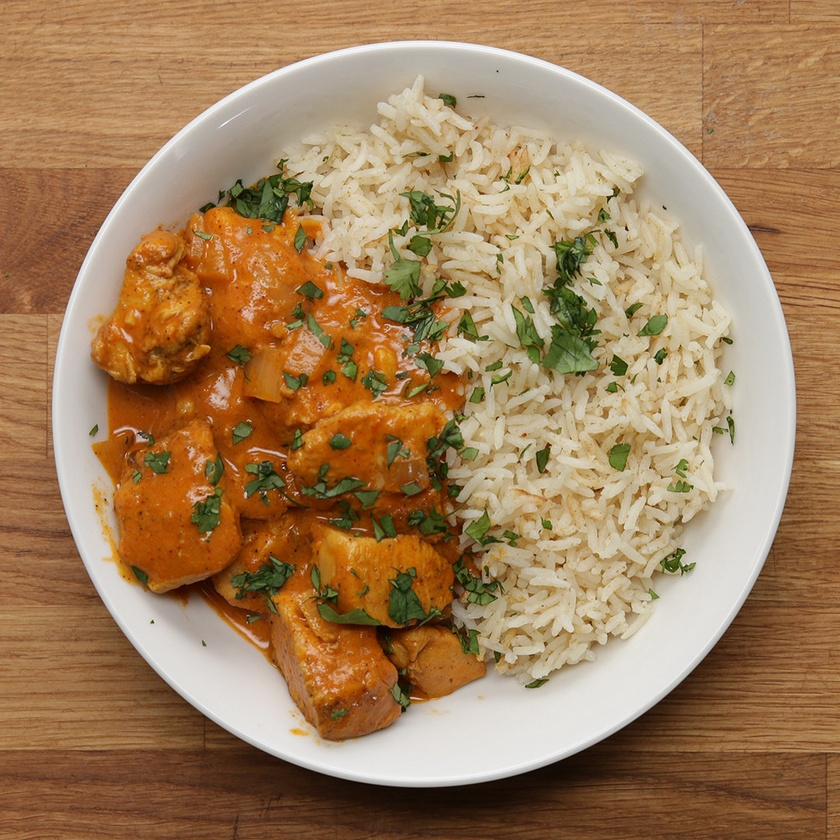
#> input picture data/test_dish.jpg, 840 x 840 px, shrunk from 1080 x 1080 before the run
$ python -i plate_detection.py   (imports and definitions only)
#> lines starting #> are read from the running program, lines starting #| are printed output that depends on the picture; after the words box and inside, x2 and y2 are one past the last pixel; in counts of white or black regions, pixels touching at a corner belong together
import math
import cv2 as cv
import numpy as np

import matplotlib.pyplot as plt

from skimage import transform
from skimage import data, io
from skimage.color import rgb2gray, gray2rgb
from skimage.util import img_as_float, img_as_ubyte
from skimage.feature import canny
from skimage.filters import sobel
from skimage.transform import hough_ellipse, hough_circle
from skimage.draw import ellipse_perimeter


class PlateDetector:
    """
    A class to detect plates in an image.

    Attributes:
        img (array): The input image.
        plate_coords (array): Coordinates of the found plate.
        plate_mask (array): Boolean mask representing the plate.
        out_img_mask (array): Image with the plate contour drawn.
        out_img_contour (array): Image with masked background.

    Methods:
        __call__(img): Returns the detected plate for the given image.
        detect_plate(img): Detects the plate in the given image and returns its coordinates and mask.
        save_result(path, type="contour"): Saves the processed image to the specified path based on the type.
    """

    def __init__(self):
        self.img = None             # Input image
        self.plate_coords = None    # Coordinates of the found plate
        self.plate_mask = None      # Boolean mask representing the plate
        self.out_img_mask = None    # Image with the plate contour drawed
        self.out_img_contour = None # Image with masked background


    def __call__(self, image, display=False):
        self.display = display
        self.image = image
        return self.detect_plate_circular()


    def detect_plate_circular(self):
        """
        Detects the plate in the given image and returns its coordinates and mask.

        Args
            img (array): The input image.

        Returns:
            tuple: A tuple containing the plate coordinates and mask.
        """

        # Compute average gradient magnitude using Sobel
        gray_image = cv.cvtColor(self.image, cv.COLOR_BGR2GRAY)
        grad_x = cv.Sobel(gray_image, cv.CV_64F, 1, 0, ksize=3)
        grad_y = cv.Sobel(gray_image, cv.CV_64F, 0, 1, ksize=3)
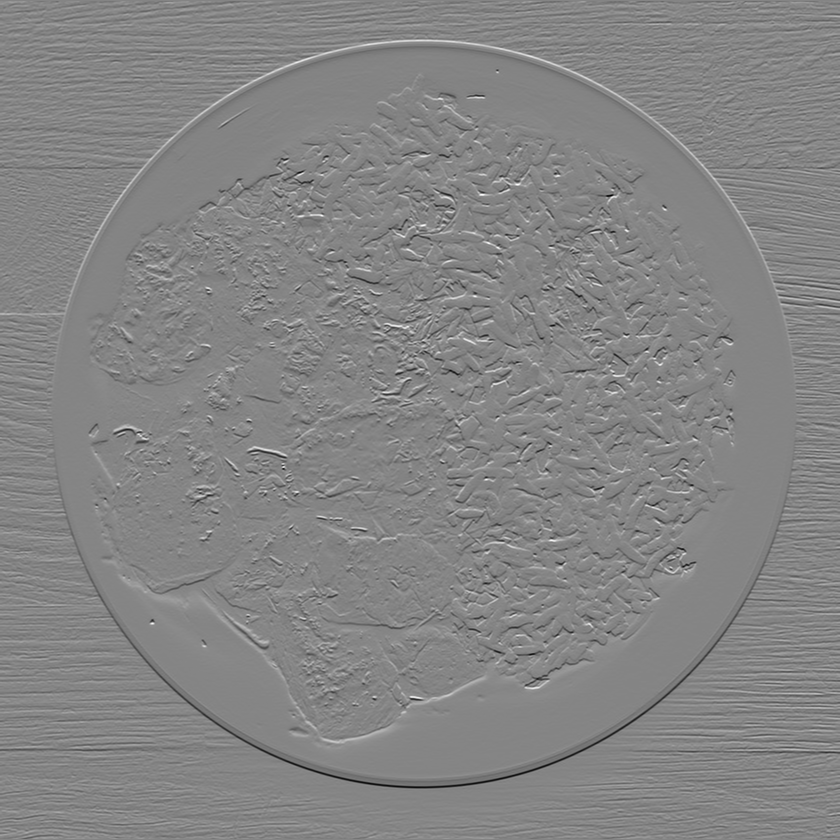
#> grad_y: shape (840, 840) float64; min -696, max 639, mean -0.6; drawn with min black and max white
        grad_magnitude = np.sqrt(grad_x**2 + grad_y**2)
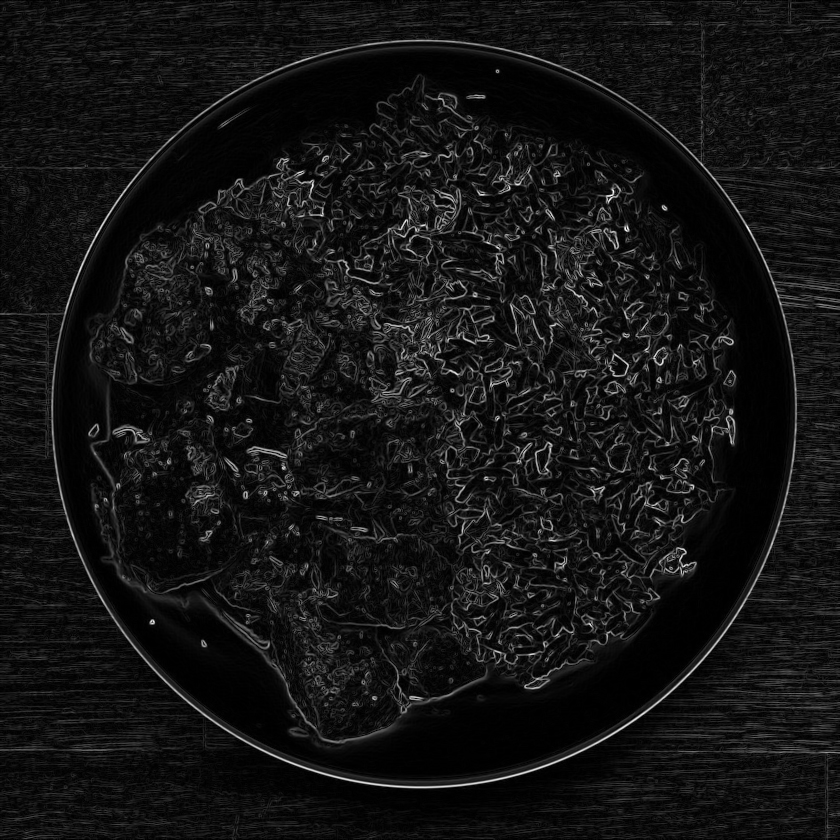
#> grad_magnitude: shape (840, 840) float64; min 0, max 718, mean 57.5; drawn with min black and max white

        average_magnitude = np.mean(grad_magnitude)
#> average_magnitude = 57.47

        # Detect circles
        low_thresh = 0.4 * average_magnitude
#> low_thresh = 22.99
        high_thresh = 2.0 * average_magnitude
#> high_thresh = 114.9
        smoothed_image = cv.GaussianBlur(gray_image, (0, 0), 2)
        edges = cv.Canny(smoothed_image, low_thresh, high_thresh)
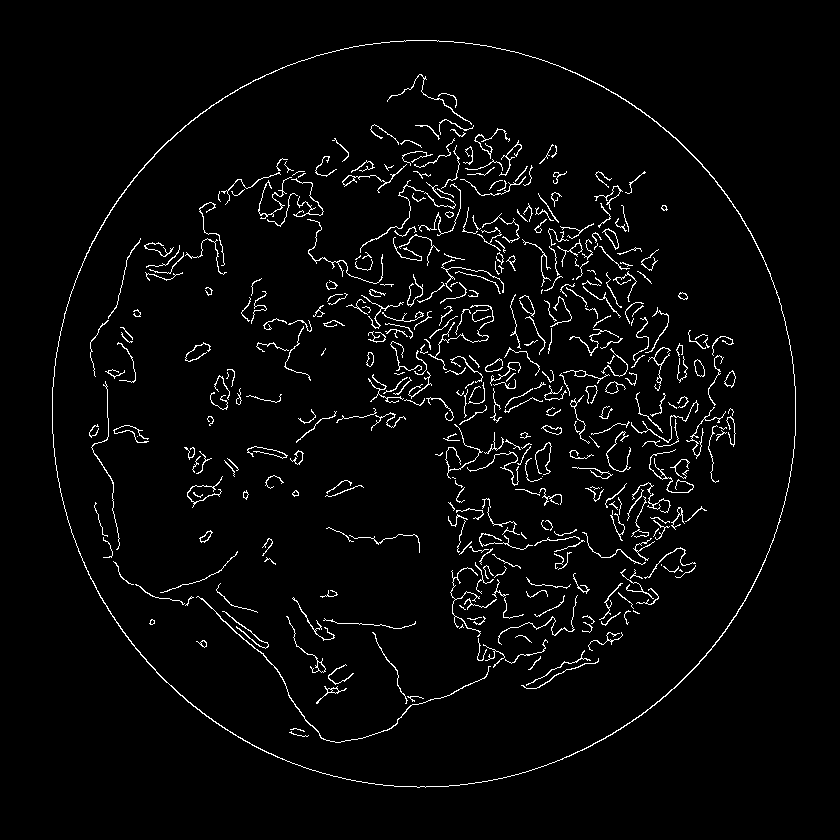
#> edges: shape (840, 840); 3.3% white in thin lines or dots, all inside (x1, y1, x2, y2) = (52, 40, 796, 788)
        smoothed_edges = cv.GaussianBlur(edges, (0,0), 2)
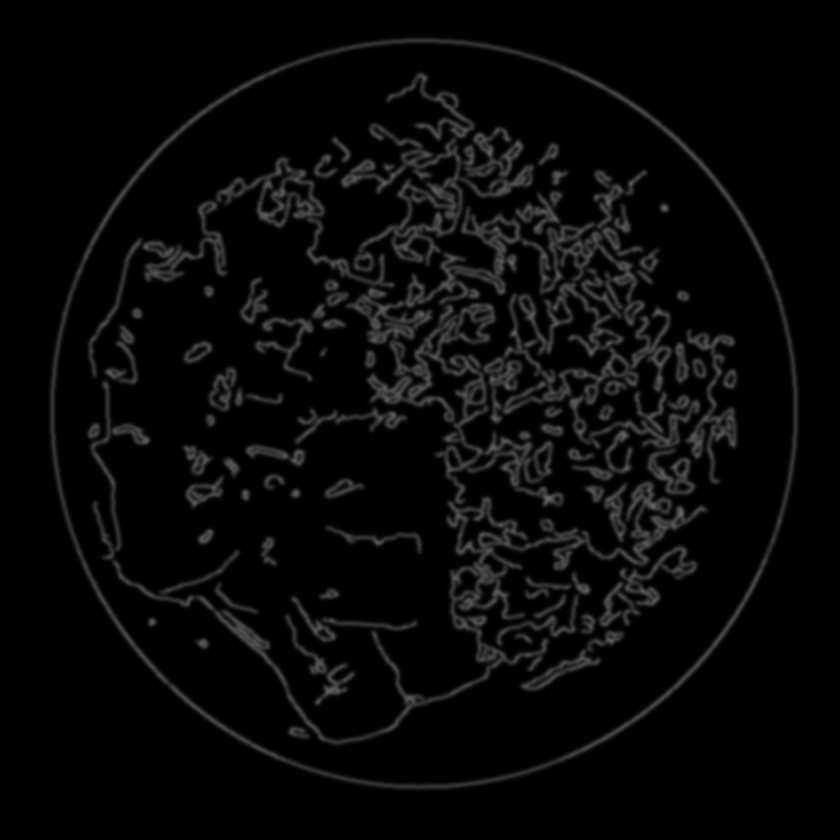
#> smoothed_edges: shape (840, 840); min 0, max 105, mean 8.3

        if self.display:
            cv.imshow("Edges", edges)
            cv.waitKey()
            cv.destroyAllWindows()

        detected_circles = cv.HoughCircles(
            smoothed_image,
            method=cv.HOUGH_GRADIENT_ALT,
            dp=1.5,
            minDist=20,
            param1=high_thresh,
            param2=0.9,
            minRadius=30, maxRadius=0)
#> detected_circles = [[421.5, 411, 369.8]]

        if detected_circles is not None:

            plate_mask = np.ones(gray_image.shape, dtype=bool)
            contoured_image = self.image.copy()
            masked_image = self.image.copy()

            # Convert the circle parameters a, b and r to integers
            detected_circles = np.uint16(np.around(detected_circles))
#> detected_circles = [[422, 411, 370]]

            # Find the circle with the largest radius
            best_circle = max(detected_circles[0, :], key=lambda x: x[2])
#> best_circle = [422, 411, 370]
            a, b, r = best_circle[0], best_circle[1], best_circle[2]
#> a = 422; b = 411; r = 370

            # Get plate coords
            _mask = np.zeros_like(gray_image)
            cv.circle(_mask, (a, b), r, (255,255,255), 2)
#> _mask: shape (840, 840); 0.98% white in thin lines or dots, all inside (x1, y1, x2, y2) = (51, 40, 794, 783)
            contours, _ = cv.findContours(_mask, cv.RETR_EXTERNAL, cv.CHAIN_APPROX_NONE)
#> contours = 1 contour; box (x1, y1, x2, y2) and area: (51, 40, 794, 783) 431962
            plate_coords = max(contours, key=cv.contourArea)
#> plate_coords = contour of 2100 points, box (x1, y1, x2, y2) (51, 40, 794, 783), area 431962

            # Get contoured image
            cv.drawContours(contoured_image, [plate_coords], -1, (0, 255, 0), 2)
#> contoured_image: shape (840, 840, 3); mean R, G, B 159.9, 128.7, 89.1

            # Get masked image
            _mask = np.zeros_like(_mask)
            cv.drawContours(_mask, [plate_coords], -1, 255, -1)
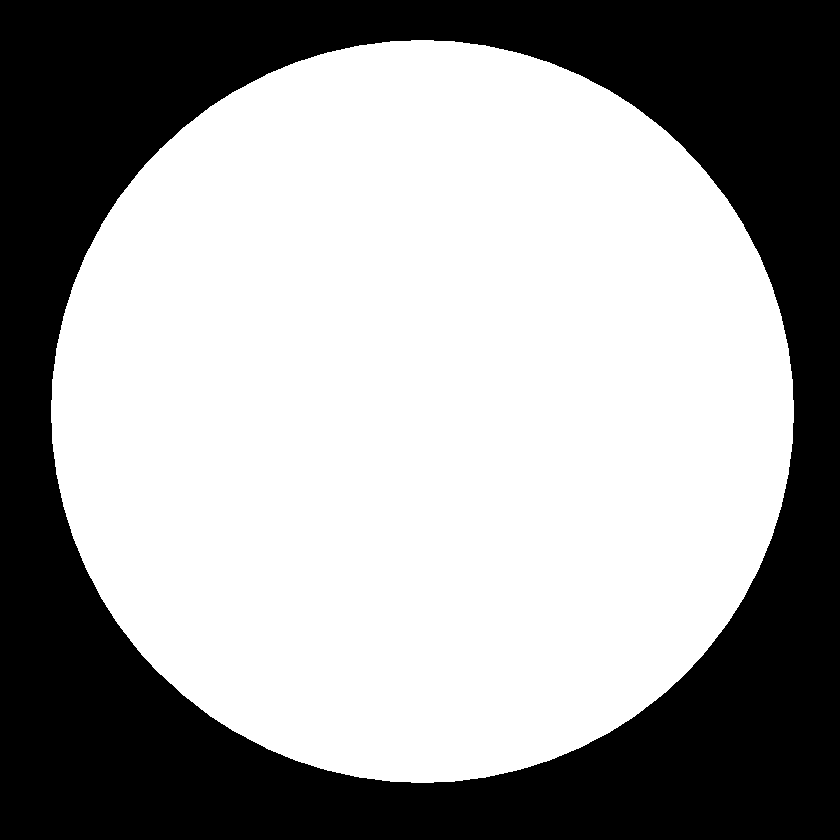
#> _mask: shape (840, 840); 61.4% white; 1 black region, box (x1, y1, x2, y2) and area: (0, 0, 840, 840) 272587

            if self.display:
                cv.imshow("Mask", _mask)
                cv.waitKey()
                cv.destroyAllWindows()

            masked_image[(_mask == 0)] = 0
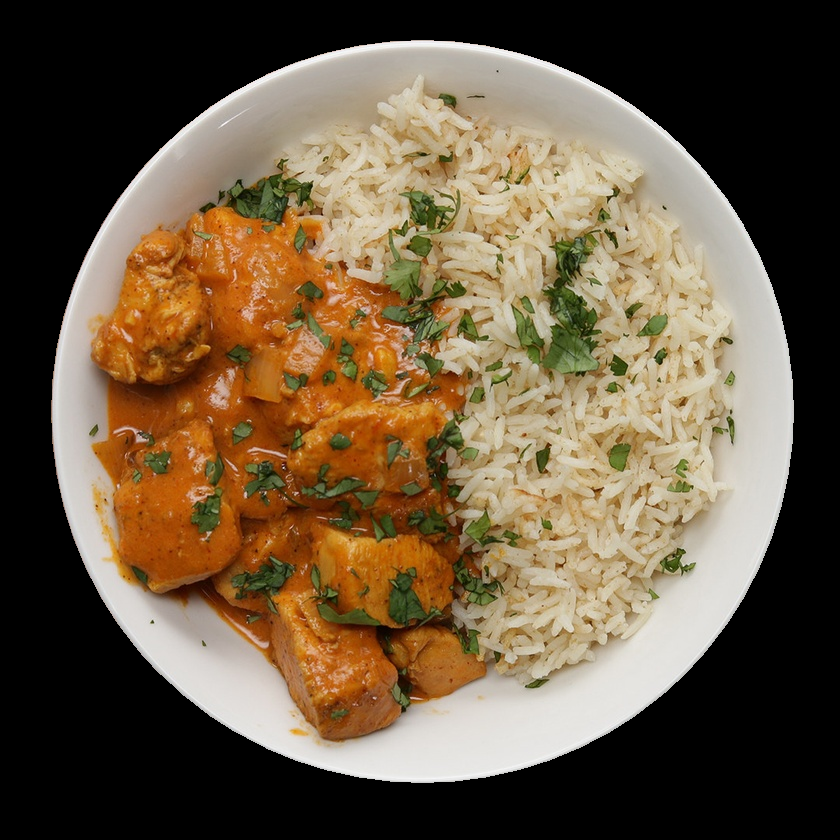
#> masked_image: shape (840, 840, 3); mean R, G, B 106.4, 88.8, 65.9

            # Get boolean mask
            plate_mask[(_mask == 0)] = False

        else:
            print("No detected circle. Trying with conncected components.")
            return self.detect_plate_conn_comp()


        self.plate_mask = plate_mask
        self.plate_coords = plate_coords
#> self.plate_coords has the same summary as plate_coords
        self.out_img_contour = contoured_image
        self.out_img_mask = masked_image

        if self.display:
            cv.imshow("Plate contour", self.out_img_contour)
            cv.waitKey(0)

            cv.imshow("Masked image", self.out_img_mask)
            cv.waitKey(0)

            cv.destroyAllWindows()

        return self.plate_coords, self.plate_mask


    # [92 lines left out: function detect_plate_conn_comp, not called in this run]

>>> import cv2
>>> picture = cv2.cvtColor(cv2.imread('../data/test_dish.jpg'), cv2.COLOR_BGR2RGB)
>>> result = PlateDetector()(picture)
